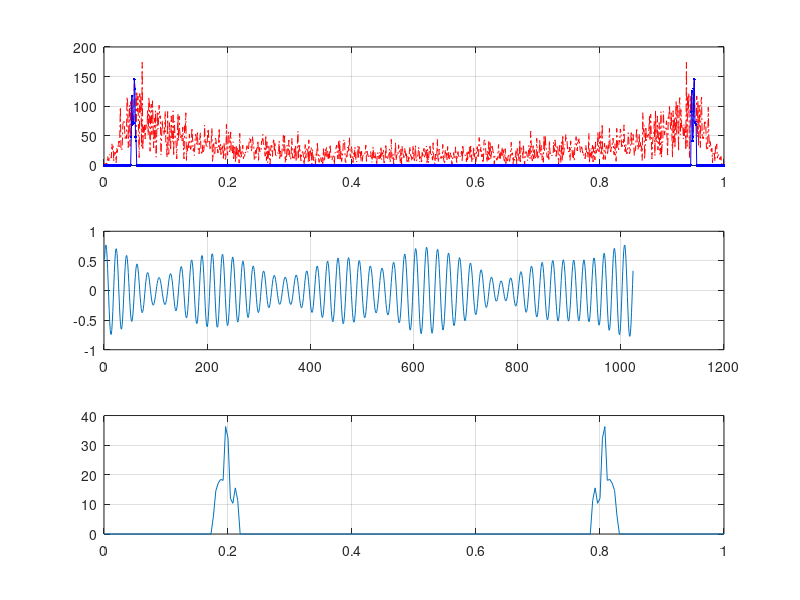

MATLAB code for this plot:
clc; clear all;
close all;
N = 1024; K=1:N;
fn = 0.05;
u = randn([1 N]);
p = 2*cos(2*pi*fn); r = 0.8;
b = [1 -1]; a =[1 -r*p r*r];
x = filter(b,a,u);
h = fft(x); m = abs(h);

s = 45; e = 55; 
X =[s e N-e N-s]; Y = m(X);
h(1:s) = h(1:s)*0; h(e:N-e) = h(e:N-e)*0;
h(N-s:N) = h(N-s:N)*0;
f1 =linspace(0,1,N);
subplot(311); plot(f1,m,'-.r',f1,abs(h),'.-b');grid;
y = real(fft(h)/N);
subplot(312); plot(K,y);grid;
z = y(1:4:N);
f2 =linspace(0,1,length(z));
subplot(313); plot(f2,abs(fft(z)));grid;
